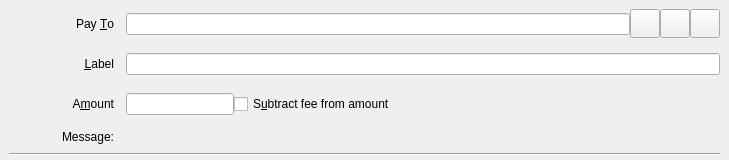
<?xml version="1.0" encoding="UTF-8"?>
<ui version="4.0">
 <class>SendCoinsEntry</class>
 <widget class="QStackedWidget" name="SendCoinsEntry">
  <property name="geometry">
   <rect>
    <x>0</x>
    <y>0</y>
    <width>729</width>
    <height>160</height>
   </rect>
  </property>
  <property name="focusPolicy">
   <enum>Qt::TabFocus</enum>
  </property>
  <property name="autoFillBackground">
   <bool>false</bool>
  </property>
  <widget class="QFrame" name="SendCoins">
   <property name="toolTip">
    <string>This is a normal payment.</string>
   </property>
   <property name="frameShape">
    <enum>QFrame::NoFrame</enum>
   </property>
   <layout class="QGridLayout" name="gridLayout">
    <property name="topMargin">
     <number>8</number>
    </property>
    <property name="bottomMargin">
     <number>4</number>
    </property>
    <property name="horizontalSpacing">
     <number>12</number>
    </property>
    <property name="verticalSpacing">
     <number>8</number>
    </property>
    <item row="0" column="0">
     <widget class="QLabel" name="payToLabel">
      <property name="minimumSize">
       <size>
        <width>105</width>
        <height>32</height>
       </size>
      </property>
      <property name="maximumSize">
       <size>
        <width>16777215</width>
        <height>16777215</height>
       </size>
      </property>
      <property name="text">
       <string>Pay &amp;To</string>
      </property>
      <property name="alignment">
       <set>Qt::AlignRight|Qt::AlignTrailing|Qt::AlignVCenter</set>
      </property>
      <property name="buddy">
       <cstring>payTo</cstring>
      </property>
     </widget>
    </item>
    <item row="0" column="1">
     <layout class="QHBoxLayout" name="payToLayout">
      <property name="spacing">
       <number>0</number>
      </property>
      <item>
       <widget class="QValidatedLineEdit" name="payTo">
        <property name="toolTip">
         <string>The Soom address to send the payment to</string>
        </property>
       </widget>
      </item>
      <item>
       <widget class="QToolButton" name="addressBookButton">
        <property name="toolTip">
         <string>Choose previously used address</string>
        </property>
        <property name="text">
         <string/>
        </property>
        <property name="iconSize">
         <size>
          <width>22</width>
          <height>22</height>
         </size>
        </property>
        <property name="shortcut">
         <string>Alt+A</string>
        </property>
       </widget>
      </item>
      <item>
       <widget class="QToolButton" name="pasteButton">
        <property name="toolTip">
         <string>Paste address from clipboard</string>
        </property>
        <property name="text">
         <string/>
        </property>
        <property name="iconSize">
         <size>
          <width>22</width>
          <height>22</height>
         </size>
        </property>
        <property name="shortcut">
         <string>Alt+P</string>
        </property>
       </widget>
      </item>
      <item>
       <widget class="QToolButton" name="deleteButton">
        <property name="toolTip">
         <string>Remove this entry</string>
        </property>
        <property name="text">
         <string/>
        </property>
        <property name="iconSize">
         <size>
          <width>22</width>
          <height>22</height>
         </size>
        </property>
       </widget>
      </item>
     </layout>
    </item>
    <item row="1" column="0">
     <widget class="QLabel" name="labellLabel">
      <property name="minimumSize">
       <size>
        <width>105</width>
        <height>32</height>
       </size>
      </property>
      <property name="text">
       <string>&amp;Label</string>
      </property>
      <property name="alignment">
       <set>Qt::AlignRight|Qt::AlignTrailing|Qt::AlignVCenter</set>
      </property>
      <property name="buddy">
       <cstring>addAsLabel</cstring>
      </property>
     </widget>
    </item>
    <item row="1" column="1">
     <widget class="QLineEdit" name="addAsLabel">
      <property name="toolTip">
       <string>Enter a label for this address to add it to the list of used addresses</string>
      </property>
     </widget>
    </item>
    <item row="2" column="0">
     <widget class="QLabel" name="amountLabel">
      <property name="minimumSize">
       <size>
        <width>105</width>
        <height>32</height>
       </size>
      </property>
      <property name="text">
       <string>A&amp;mount</string>
      </property>
      <property name="alignment">
       <set>Qt::AlignRight|Qt::AlignTrailing|Qt::AlignVCenter</set>
      </property>
      <property name="buddy">
       <cstring>payAmount</cstring>
      </property>
     </widget>
    </item>
    <item row="2" column="1">
     <layout class="QHBoxLayout" name="horizontalLayoutAmount" stretch="0,1">
      <item>
       <widget class="BitcoinAmountField" name="payAmount"/>
      </item>
      <item>
       <widget class="QCheckBox" name="checkboxSubtractFeeFromAmount">
        <property name="toolTip">
         <string>The fee will be deducted from the amount being sent. The recipient will receive a lower amount of Soom than you enter in the amount field. If multiple recipients are selected, the fee is split equally.</string>
        </property>
        <property name="text">
         <string>S&amp;ubtract fee from amount</string>
        </property>
       </widget>
      </item>
     </layout>
    </item>
    <item row="3" column="0">
     <widget class="QLabel" name="messageLabel">
      <property name="text">
       <string>Message:</string>
      </property>
      <property name="alignment">
       <set>Qt::AlignRight|Qt::AlignTrailing|Qt::AlignVCenter</set>
      </property>
     </widget>
    </item>
    <item row="3" column="1">
     <widget class="QLabel" name="messageTextLabel">
      <property name="toolTip">
       <string>A message that was attached to the soom: URI which will be stored with the transaction for your reference. Note: This message will not be sent over the Soom network.</string>
      </property>
      <property name="textFormat">
       <enum>Qt::PlainText</enum>
      </property>
     </widget>
    </item>
    <item row="4" column="0" colspan="2">
     <widget class="Line" name="line">
      <property name="orientation">
       <enum>Qt::Horizontal</enum>
      </property>
     </widget>
    </item>
   </layout>
  </widget>
  <widget class="QFrame" name="SendCoins_UnauthenticatedPaymentRequest">
   <property name="palette">
    <palette>
     <active>
      <colorrole role="WindowText">
       <brush brushstyle="SolidPattern">
        <color alpha="255">
         <red>0</red>
         <green>0</green>
         <blue>0</blue>
        </color>
       </brush>
      </colorrole>
      <colorrole role="Button">
       <brush brushstyle="SolidPattern">
        <color alpha="255">
         <red>255</red>
         <green>255</green>
         <blue>127</blue>
        </color>
       </brush>
      </colorrole>
      <colorrole role="Light">
       <brush brushstyle="SolidPattern">
        <color alpha="255">
         <red>255</red>
         <green>255</green>
         <blue>255</blue>
        </color>
       </brush>
      </colorrole>
      <colorrole role="Midlight">
       <brush brushstyle="SolidPattern">
        <color alpha="255">
         <red>255</red>
         <green>255</green>
         <blue>191</blue>
        </color>
       </brush>
      </colorrole>
      <colorrole role="Dark">
       <brush brushstyle="SolidPattern">
        <color alpha="255">
         <red>127</red>
         <green>127</green>
         <blue>63</blue>
        </color>
       </brush>
      </colorrole>
      <colorrole role="Mid">
       <brush brushstyle="SolidPattern">
        <color alpha="255">
         <red>170</red>
         <green>170</green>
         <blue>84</blue>
        </color>
       </brush>
      </colorrole>
      <colorrole role="Text">
       <brush brushstyle="SolidPattern">
        <color alpha="255">
         <red>0</red>
         <green>0</green>
         <blue>0</blue>
        </color>
       </brush>
      </colorrole>
      <colorrole role="BrightText">
       <brush brushstyle="SolidPattern">
        <color alpha="255">
         <red>255</red>
         <green>255</green>
         <blue>255</blue>
        </color>
       </brush>
      </colorrole>
      <colorrole role="ButtonText">
       <brush brushstyle="SolidPattern">
        <color alpha="255">
         <red>0</red>
         <green>0</green>
         <blue>0</blue>
        </color>
       </brush>
      </colorrole>
      <colorrole role="Base">
       <brush brushstyle="SolidPattern">
        <color alpha="255">
         <red>255</red>
         <green>255</green>
         <blue>255</blue>
        </color>
       </brush>
      </colorrole>
      <colorrole role="Window">
       <brush brushstyle="SolidPattern">
        <color alpha="255">
         <red>255</red>
         <green>255</green>
         <blue>127</blue>
        </color>
       </brush>
      </colorrole>
      <colorrole role="Shadow">
       <brush brushstyle="SolidPattern">
        <color alpha="255">
         <red>0</red>
         <green>0</green>
         <blue>0</blue>
        </color>
       </brush>
      </colorrole>
      <colorrole role="AlternateBase">
       <brush brushstyle="SolidPattern">
        <color alpha="255">
         <red>255</red>
         <green>255</green>
         <blue>191</blue>
        </color>
       </brush>
      </colorrole>
      <colorrole role="ToolTipBase">
       <brush brushstyle="SolidPattern">
        <color alpha="255">
         <red>255</red>
         <green>255</green>
         <blue>220</blue>
        </color>
       </brush>
      </colorrole>
      <colorrole role="ToolTipText">
       <brush brushstyle="SolidPattern">
        <color alpha="255">
         <red>0</red>
         <green>0</green>
         <blue>0</blue>
        </color>
       </brush>
      </colorrole>
     </active>
     <inactive>
      <colorrole role="WindowText">
       <brush brushstyle="SolidPattern">
        <color alpha="255">
         <red>0</red>
         <green>0</green>
         <blue>0</blue>
        </color>
       </brush>
      </colorrole>
      <colorrole role="Button">
       <brush brushstyle="SolidPattern">
        <color alpha="255">
         <red>255</red>
         <green>255</green>
         <blue>127</blue>
        </color>
       </brush>
      </colorrole>
      <colorrole role="Light">
       <brush brushstyle="SolidPattern">
        <color alpha="255">
         <red>255</red>
         <green>255</green>
         <blue>255</blue>
        </color>
       </brush>
      </colorrole>
      <colorrole role="Midlight">
       <brush brushstyle="SolidPattern">
        <color alpha="255">
         <red>255</red>
         <green>255</green>
         <blue>191</blue>
        </color>
       </brush>
      </colorrole>
      <colorrole role="Dark">
       <brush brushstyle="SolidPattern">
        <color alpha="255">
         <red>127</red>
         <green>127</green>
         <blue>63</blue>
        </color>
       </brush>
      </colorrole>
      <colorrole role="Mid">
       <brush brushstyle="SolidPattern">
        <color alpha="255">
         <red>170</red>
         <green>170</green>
         <blue>84</blue>
        </color>
       </brush>
      </colorrole>
      <colorrole role="Text">
       <brush brushstyle="SolidPattern">
        <color alpha="255">
         <red>0</red>
         <green>0</green>
         <blue>0</blue>
        </color>
       </brush>
      </colorrole>
      <colorrole role="BrightText">
       <brush brushstyle="SolidPattern">
        <color alpha="255">
         <red>255</red>
         <green>255</green>
         <blue>255</blue>
        </color>
       </brush>
      </colorrole>
      <colorrole role="ButtonText">
       <brush brushstyle="SolidPattern">
        <color alpha="255">
         <red>0</red>
         <green>0</green>
         <blue>0</blue>
        </color>
       </brush>
      </colorrole>
      <colorrole role="Base">
       <brush brushstyle="SolidPattern">
        <color alpha="255">
         <red>255</red>
         <green>255</green>
         <blue>255</blue>
        </color>
       </brush>
      </colorrole>
      <colorrole role="Window">
       <brush brushstyle="SolidPattern">
        <color alpha="255">
         <red>255</red>
         <green>255</green>
         <blue>127</blue>
        </color>
       </brush>
      </colorrole>
      <colorrole role="Shadow">
       <brush brushstyle="SolidPattern">
        <color alpha="255">
         <red>0</red>
         <green>0</green>
         <blue>0</blue>
        </color>
       </brush>
      </colorrole>
      <colorrole role="AlternateBase">
       <brush brushstyle="SolidPattern">
        <color alpha="255">
         <red>255</red>
         <green>255</green>
         <blue>191</blue>
        </color>
       </brush>
      </colorrole>
      <colorrole role="ToolTipBase">
       <brush brushstyle="SolidPattern">
        <color alpha="255">
         <red>255</red>
         <green>255</green>
         <blue>220</blue>
        </color>
       </brush>
      </colorrole>
      <colorrole role="ToolTipText">
       <brush brushstyle="SolidPattern">
        <color alpha="255">
         <red>0</red>
         <green>0</green>
         <blue>0</blue>
        </color>
       </brush>
      </colorrole>
     </inactive>
     <disabled>
      <colorrole role="WindowText">
       <brush brushstyle="SolidPattern">
        <color alpha="255">
         <red>127</red>
         <green>127</green>
         <blue>63</blue>
        </color>
       </brush>
      </colorrole>
      <colorrole role="Button">
       <brush brushstyle="SolidPattern">
        <color alpha="255">
         <red>255</red>
         <green>255</green>
         <blue>127</blue>
        </color>
       </brush>
      </colorrole>
      <colorrole role="Light">
       <brush brushstyle="SolidPattern">
        <color alpha="255">
         <red>255</red>
         <green>255</green>
         <blue>255</blue>
        </color>
       </brush>
      </colorrole>
      <colorrole role="Midlight">
       <brush brushstyle="SolidPattern">
        <color alpha="255">
         <red>255</red>
         <green>255</green>
         <blue>191</blue>
        </color>
       </brush>
      </colorrole>
      <colorrole role="Dark">
       <brush brushstyle="SolidPattern">
        <color alpha="255">
         <red>127</red>
         <green>127</green>
         <blue>63</blue>
        </color>
       </brush>
      </colorrole>
      <colorrole role="Mid">
       <brush brushstyle="SolidPattern">
        <color alpha="255">
         <red>170</red>
         <green>170</green>
         <blue>84</blue>
        </color>
       </brush>
      </colorrole>
      <colorrole role="Text">
       <brush brushstyle="SolidPattern">
        <color alpha="255">
         <red>127</red>
         <green>127</green>
         <blue>63</blue>
        </color>
       </brush>
      </colorrole>
      <colorrole role="BrightText">
       <brush brushstyle="SolidPattern">
        <color alpha="255">
         <red>255</red>
         <green>255</green>
         <blue>255</blue>
        </color>
       </brush>
      </colorrole>
      <colorrole role="ButtonText">
       <brush brushstyle="SolidPattern">
        <color alpha="255">
         <red>127</red>
         <green>127</green>
         <blue>63</blue>
        </color>
       </brush>
      </colorrole>
      <colorrole role="Base">
       <brush brushstyle="SolidPattern">
        <color alpha="255">
         <red>255</red>
         <green>255</green>
         <blue>127</blue>
        </color>
       </brush>
      </colorrole>
      <colorrole role="Window">
       <brush brushstyle="SolidPattern">
        <color alpha="255">
         <red>255</red>
         <green>255</green>
         <blue>127</blue>
        </color>
       </brush>
      </colorrole>
      <colorrole role="Shadow">
       <brush brushstyle="SolidPattern">
        <color alpha="255">
         <red>0</red>
         <green>0</green>
         <blue>0</blue>
        </color>
       </brush>
      </colorrole>
      <colorrole role="AlternateBase">
       <brush brushstyle="SolidPattern">
        <color alpha="255">
         <red>255</red>
         <green>255</green>
         <blue>127</blue>
        </color>
       </brush>
      </colorrole>
      <colorrole role="ToolTipBase">
       <brush brushstyle="SolidPattern">
        <color alpha="255">
         <red>255</red>
         <green>255</green>
         <blue>220</blue>
        </color>
       </brush>
      </colorrole>
      <colorrole role="ToolTipText">
       <brush brushstyle="SolidPattern">
        <color alpha="255">
         <red>0</red>
         <green>0</green>
         <blue>0</blue>
        </color>
       </brush>
      </colorrole>
     </disabled>
    </palette>
   </property>
   <property name="toolTip">
    <string>This is an unauthenticated payment request.</string>
   </property>
   <property name="autoFillBackground">
    <bool>true</bool>
   </property>
   <property name="frameShape">
    <enum>QFrame::NoFrame</enum>
   </property>
   <layout class="QGridLayout" name="gridLayout_is">
    <property name="spacing">
     <number>12</number>
    </property>
    <item row="0" column="0">
     <widget class="QLabel" name="payToLabel_is">
      <property name="text">
       <string>Pay To:</string>
      </property>
      <property name="alignment">
       <set>Qt::AlignRight|Qt::AlignTrailing|Qt::AlignVCenter</set>
      </property>
     </widget>
    </item>
    <item row="0" column="1">
     <layout class="QHBoxLayout" name="payToLayout_is">
      <property name="spacing">
       <number>0</number>
      </property>
      <item>
       <widget class="QLabel" name="payTo_is"/>
      </item>
      <item>
       <widget class="QToolButton" name="deleteButton_is">
        <property name="toolTip">
         <string>Remove this entry</string>
        </property>
        <property name="text">
         <string/>
        </property>
       </widget>
      </item>
     </layout>
    </item>
    <item row="1" column="0">
     <widget class="QLabel" name="memoLabel_is">
      <property name="text">
       <string>Memo:</string>
      </property>
      <property name="alignment">
       <set>Qt::AlignRight|Qt::AlignTrailing|Qt::AlignVCenter</set>
      </property>
     </widget>
    </item>
    <item row="1" column="1">
     <widget class="QLabel" name="memoTextLabel_is">
      <property name="textFormat">
       <enum>Qt::PlainText</enum>
      </property>
     </widget>
    </item>
    <item row="2" column="0">
     <widget class="QLabel" name="amountLabel_is">
      <property name="text">
       <string>A&amp;mount:</string>
      </property>
      <property name="alignment">
       <set>Qt::AlignRight|Qt::AlignTrailing|Qt::AlignVCenter</set>
      </property>
      <property name="buddy">
       <cstring>payAmount_is</cstring>
      </property>
     </widget>
    </item>
    <item row="2" column="1">
     <widget class="BitcoinAmountField" name="payAmount_is">
      <property name="acceptDrops">
       <bool>false</bool>
      </property>
     </widget>
    </item>
   </layout>
  </widget>
  <widget class="QFrame" name="SendCoins_AuthenticatedPaymentRequest">
   <property name="palette">
    <palette>
     <active>
      <colorrole role="WindowText">
       <brush brushstyle="SolidPattern">
        <color alpha="255">
         <red>0</red>
         <green>0</green>
         <blue>0</blue>
        </color>
       </brush>
      </colorrole>
      <colorrole role="Button">
       <brush brushstyle="SolidPattern">
        <color alpha="255">
         <red>140</red>
         <green>232</green>
         <blue>119</blue>
        </color>
       </brush>
      </colorrole>
      <colorrole role="Light">
       <brush brushstyle="SolidPattern">
        <color alpha="255">
         <red>230</red>
         <green>255</green>
         <blue>224</blue>
        </color>
       </brush>
      </colorrole>
      <colorrole role="Midlight">
       <brush brushstyle="SolidPattern">
        <color alpha="255">
         <red>185</red>
         <green>243</green>
         <blue>171</blue>
        </color>
       </brush>
      </colorrole>
      <colorrole role="Dark">
       <brush brushstyle="SolidPattern">
        <color alpha="255">
         <red>70</red>
         <green>116</green>
         <blue>59</blue>
        </color>
       </brush>
      </colorrole>
      <colorrole role="Mid">
       <brush brushstyle="SolidPattern">
        <color alpha="255">
         <red>93</red>
         <green>155</green>
         <blue>79</blue>
        </color>
       </brush>
      </colorrole>
      <colorrole role="Text">
       <brush brushstyle="SolidPattern">
        <color alpha="255">
         <red>0</red>
         <green>0</green>
         <blue>0</blue>
        </color>
       </brush>
      </colorrole>
      <colorrole role="BrightText">
       <brush brushstyle="SolidPattern">
        <color alpha="255">
         <red>155</red>
         <green>255</green>
         <blue>147</blue>
        </color>
       </brush>
      </colorrole>
      <colorrole role="ButtonText">
       <brush brushstyle="SolidPattern">
        <color alpha="255">
         <red>0</red>
         <green>0</green>
         <blue>0</blue>
        </color>
       </brush>
      </colorrole>
      <colorrole role="Base">
       <brush brushstyle="SolidPattern">
        <color alpha="255">
         <red>119</red>
         <green>255</green>
         <blue>233</blue>
        </color>
       </brush>
      </colorrole>
      <colorrole role="Window">
       <brush brushstyle="SolidPattern">
        <color alpha="255">
         <red>140</red>
         <green>232</green>
         <blue>119</blue>
        </color>
       </brush>
      </colorrole>
      <colorrole role="Shadow">
       <brush brushstyle="SolidPattern">
        <color alpha="255">
         <red>0</red>
         <green>0</green>
         <blue>0</blue>
        </color>
       </brush>
      </colorrole>
      <colorrole role="AlternateBase">
       <brush brushstyle="SolidPattern">
        <color alpha="255">
         <red>197</red>
         <green>243</green>
         <blue>187</blue>
        </color>
       </brush>
      </colorrole>
      <colorrole role="NoRole">
       <brush brushstyle="SolidPattern">
        <color alpha="255">
         <red>125</red>
         <green>194</green>
         <blue>122</blue>
        </color>
       </brush>
      </colorrole>
      <colorrole role="ToolTipBase">
       <brush brushstyle="SolidPattern">
        <color alpha="255">
         <red>255</red>
         <green>255</green>
         <blue>220</blue>
        </color>
       </brush>
      </colorrole>
      <colorrole role="ToolTipText">
       <brush brushstyle="SolidPattern">
        <color alpha="255">
         <red>0</red>
         <green>0</green>
         <blue>0</blue>
        </color>
       </brush>
      </colorrole>
     </active>
     <inactive>
      <colorrole role="WindowText">
       <brush brushstyle="SolidPattern">
        <color alpha="255">
         <red>0</red>
         <green>0</green>
         <blue>0</blue>
        </color>
       </brush>
      </colorrole>
      <colorrole role="Button">
       <brush brushstyle="SolidPattern">
        <color alpha="255">
         <red>140</red>
         <green>232</green>
         <blue>119</blue>
        </color>
       </brush>
      </colorrole>
      <colorrole role="Light">
       <brush brushstyle="SolidPattern">
        <color alpha="255">
         <red>230</red>
         <green>255</green>
         <blue>224</blue>
        </color>
       </brush>
      </colorrole>
      <colorrole role="Midlight">
       <brush brushstyle="SolidPattern">
        <color alpha="255">
         <red>185</red>
         <green>243</green>
         <blue>171</blue>
        </color>
       </brush>
      </colorrole>
      <colorrole role="Dark">
       <brush brushstyle="SolidPattern">
        <color alpha="255">
         <red>70</red>
         <green>116</green>
         <blue>59</blue>
        </color>
       </brush>
      </colorrole>
      <colorrole role="Mid">
       <brush brushstyle="SolidPattern">
        <color alpha="255">
         <red>93</red>
         <green>155</green>
         <blue>79</blue>
        </color>
       </brush>
      </colorrole>
      <colorrole role="Text">
       <brush brushstyle="SolidPattern">
        <color alpha="255">
         <red>0</red>
         <green>0</green>
         <blue>0</blue>
        </color>
       </brush>
      </colorrole>
      <colorrole role="BrightText">
       <brush brushstyle="SolidPattern">
        <color alpha="255">
         <red>155</red>
         <green>255</green>
         <blue>147</blue>
        </color>
       </brush>
      </colorrole>
      <colorrole role="ButtonText">
       <brush brushstyle="SolidPattern">
        <color alpha="255">
         <red>0</red>
         <green>0</green>
         <blue>0</blue>
        </color>
       </brush>
      </colorrole>
      <colorrole role="Base">
       <brush brushstyle="SolidPattern">
        <color alpha="255">
         <red>119</red>
         <green>255</green>
         <blue>233</blue>
        </color>
       </brush>
      </colorrole>
      <colorrole role="Window">
       <brush brushstyle="SolidPattern">
        <color alpha="255">
         <red>140</red>
         <green>232</green>
         <blue>119</blue>
        </color>
       </brush>
      </colorrole>
      <colorrole role="Shadow">
       <brush brushstyle="SolidPattern">
        <color alpha="255">
         <red>0</red>
         <green>0</green>
         <blue>0</blue>
        </color>
       </brush>
      </colorrole>
      <colorrole role="AlternateBase">
       <brush brushstyle="SolidPattern">
        <color alpha="255">
         <red>197</red>
         <green>243</green>
         <blue>187</blue>
        </color>
       </brush>
      </colorrole>
      <colorrole role="NoRole">
       <brush brushstyle="SolidPattern">
        <color alpha="255">
         <red>125</red>
         <green>194</green>
         <blue>122</blue>
        </color>
       </brush>
      </colorrole>
      <colorrole role="ToolTipBase">
       <brush brushstyle="SolidPattern">
        <color alpha="255">
         <red>255</red>
         <green>255</green>
         <blue>220</blue>
        </color>
       </brush>
      </colorrole>
      <colorrole role="ToolTipText">
       <brush brushstyle="SolidPattern">
        <color alpha="255">
         <red>0</red>
         <green>0</green>
         <blue>0</blue>
        </color>
       </brush>
      </colorrole>
     </inactive>
     <disabled>
      <colorrole role="WindowText">
       <brush brushstyle="SolidPattern">
        <color alpha="255">
         <red>70</red>
         <green>116</green>
         <blue>59</blue>
        </color>
       </brush>
      </colorrole>
      <colorrole role="Button">
       <brush brushstyle="SolidPattern">
        <color alpha="255">
         <red>140</red>
         <green>232</green>
         <blue>119</blue>
        </color>
       </brush>
      </colorrole>
      <colorrole role="Light">
       <brush brushstyle="SolidPattern">
        <color alpha="255">
         <red>230</red>
         <green>255</green>
         <blue>224</blue>
        </color>
       </brush>
      </colorrole>
      <colorrole role="Midlight">
       <brush brushstyle="SolidPattern">
        <color alpha="255">
         <red>185</red>
         <green>243</green>
         <blue>171</blue>
        </color>
       </brush>
      </colorrole>
      <colorrole role="Dark">
       <brush brushstyle="SolidPattern">
        <color alpha="255">
         <red>70</red>
         <green>116</green>
         <blue>59</blue>
        </color>
       </brush>
      </colorrole>
      <colorrole role="Mid">
       <brush brushstyle="SolidPattern">
        <color alpha="255">
         <red>93</red>
         <green>155</green>
         <blue>79</blue>
        </color>
       </brush>
      </colorrole>
      <colorrole role="Text">
       <brush brushstyle="SolidPattern">
        <color alpha="255">
         <red>70</red>
         <green>116</green>
         <blue>59</blue>
        </color>
       </brush>
      </colorrole>
      <colorrole role="BrightText">
       <brush brushstyle="SolidPattern">
        <color alpha="255">
         <red>155</red>
         <green>255</green>
         <blue>147</blue>
        </color>
       </brush>
      </colorrole>
      <colorrole role="ButtonText">
       <brush brushstyle="SolidPattern">
        <color alpha="255">
         <red>70</red>
         <green>116</green>
         <blue>59</blue>
        </color>
       </brush>
      </colorrole>
      <colorrole role="Base">
       <brush brushstyle="SolidPattern">
        <color alpha="255">
         <red>140</red>
         <green>232</green>
         <blue>119</blue>
        </color>
       </brush>
      </colorrole>
      <colorrole role="Window">
       <brush brushstyle="SolidPattern">
        <color alpha="255">
         <red>140</red>
         <green>232</green>
         <blue>119</blue>
        </color>
       </brush>
      </colorrole>
      <colorrole role="Shadow">
       <brush brushstyle="SolidPattern">
        <color alpha="255">
         <red>0</red>
         <green>0</green>
         <blue>0</blue>
        </color>
       </brush>
      </colorrole>
      <colorrole role="AlternateBase">
       <brush brushstyle="SolidPattern">
        <color alpha="255">
         <red>140</red>
         <green>232</green>
         <blue>119</blue>
        </color>
       </brush>
      </colorrole>
      <colorrole role="NoRole">
       <brush brushstyle="SolidPattern">
        <color alpha="255">
         <red>125</red>
         <green>194</green>
         <blue>122</blue>
        </color>
       </brush>
      </colorrole>
      <colorrole role="ToolTipBase">
       <brush brushstyle="SolidPattern">
        <color alpha="255">
         <red>255</red>
         <green>255</green>
         <blue>220</blue>
        </color>
       </brush>
      </colorrole>
      <colorrole role="ToolTipText">
       <brush brushstyle="SolidPattern">
        <color alpha="255">
         <red>0</red>
         <green>0</green>
         <blue>0</blue>
        </color>
       </brush>
      </colorrole>
     </disabled>
    </palette>
   </property>
   <property name="toolTip">
    <string>This is an authenticated payment request.</string>
   </property>
   <property name="autoFillBackground">
    <bool>true</bool>
   </property>
   <property name="frameShape">
    <enum>QFrame::NoFrame</enum>
   </property>
   <layout class="QGridLayout" name="gridLayout_s">
    <property name="spacing">
     <number>12</number>
    </property>
    <item row="0" column="0">
     <widget class="QLabel" name="payToLabel_s">
      <property name="text">
       <string>Pay To:</string>
      </property>
      <property name="alignment">
       <set>Qt::AlignRight|Qt::AlignTrailing|Qt::AlignVCenter</set>
      </property>
     </widget>
    </item>
    <item row="0" column="1">
     <layout class="QHBoxLayout" name="payToLayout_s">
      <property name="spacing">
       <number>0</number>
      </property>
      <item>
       <widget class="QLabel" name="payTo_s">
        <property name="textFormat">
         <enum>Qt::PlainText</enum>
        </property>
       </widget>
      </item>
      <item>
       <widget class="QToolButton" name="deleteButton_s">
        <property name="toolTip">
         <string>Remove this entry</string>
        </property>
        <property name="text">
         <string/>
        </property>
       </widget>
      </item>
     </layout>
    </item>
    <item row="1" column="0">
     <widget class="QLabel" name="memoLabel_s">
      <property name="text">
       <string>Memo:</string>
      </property>
      <property name="alignment">
       <set>Qt::AlignRight|Qt::AlignTrailing|Qt::AlignVCenter</set>
      </property>
     </widget>
    </item>
    <item row="1" column="1">
     <widget class="QLabel" name="memoTextLabel_s">
      <property name="textFormat">
       <enum>Qt::PlainText</enum>
      </property>
     </widget>
    </item>
    <item row="2" column="0">
     <widget class="QLabel" name="amountLabel_s">
      <property name="text">
       <string>A&amp;mount:</string>
      </property>
      <property name="alignment">
       <set>Qt::AlignRight|Qt::AlignTrailing|Qt::AlignVCenter</set>
      </property>
      <property name="buddy">
       <cstring>payAmount_s</cstring>
      </property>
     </widget>
    </item>
    <item row="2" column="1">
     <widget class="BitcoinAmountField" name="payAmount_s">
      <property name="acceptDrops">
       <bool>false</bool>
      </property>
     </widget>
    </item>
   </layout>
  </widget>
 </widget>
 <customwidgets>
  <customwidget>
   <class>QValidatedLineEdit</class>
   <extends>QLineEdit</extends>
   <header>qvalidatedlineedit.h</header>
  </customwidget>
  <customwidget>
   <class>BitcoinAmountField</class>
   <extends>QLineEdit</extends>
   <header>bitcoinamountfield.h</header>
   <container>1</container>
  </customwidget>
 </customwidgets>
 <tabstops>
  <tabstop>payTo</tabstop>
  <tabstop>addressBookButton</tabstop>
  <tabstop>pasteButton</tabstop>
  <tabstop>deleteButton</tabstop>
  <tabstop>addAsLabel</tabstop>
  <tabstop>payAmount</tabstop>
  <tabstop>payAmount_is</tabstop>
  <tabstop>deleteButton_is</tabstop>
  <tabstop>payAmount_s</tabstop>
  <tabstop>deleteButton_s</tabstop>
 </tabstops>
 <resources>
  <include location="../soom.qrc"/>
 </resources>
 <connections/>
</ui>
